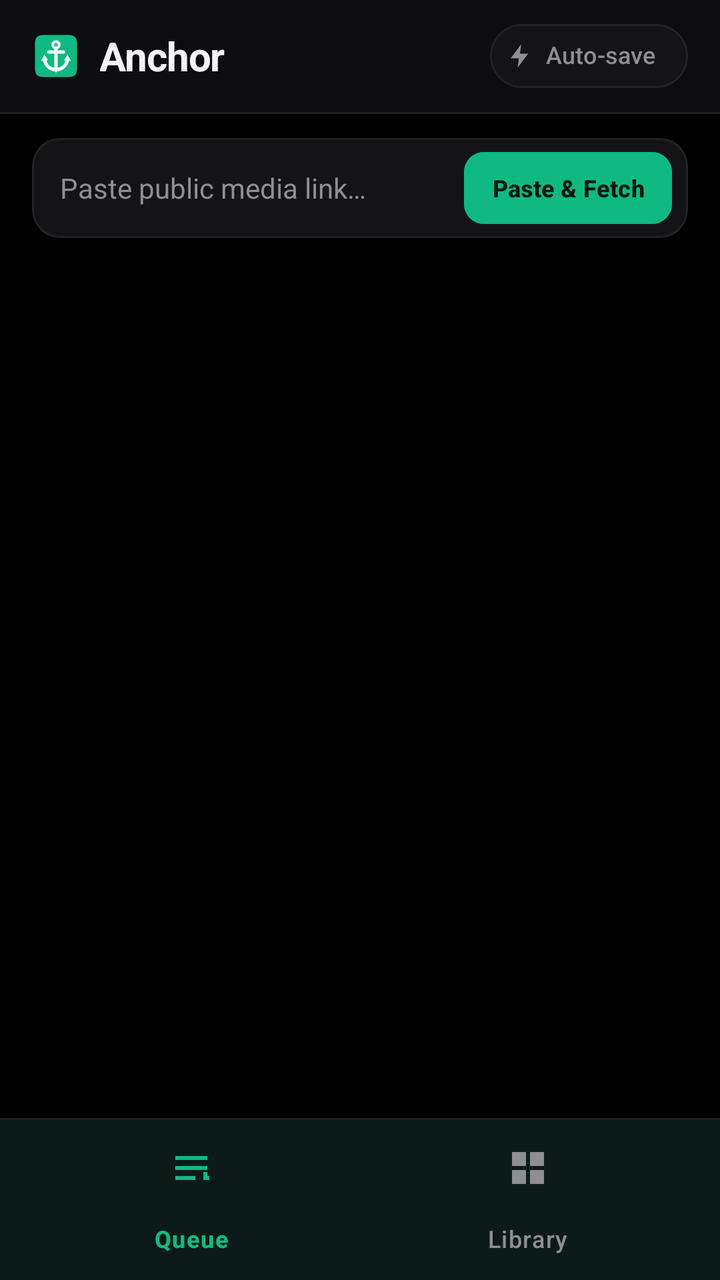
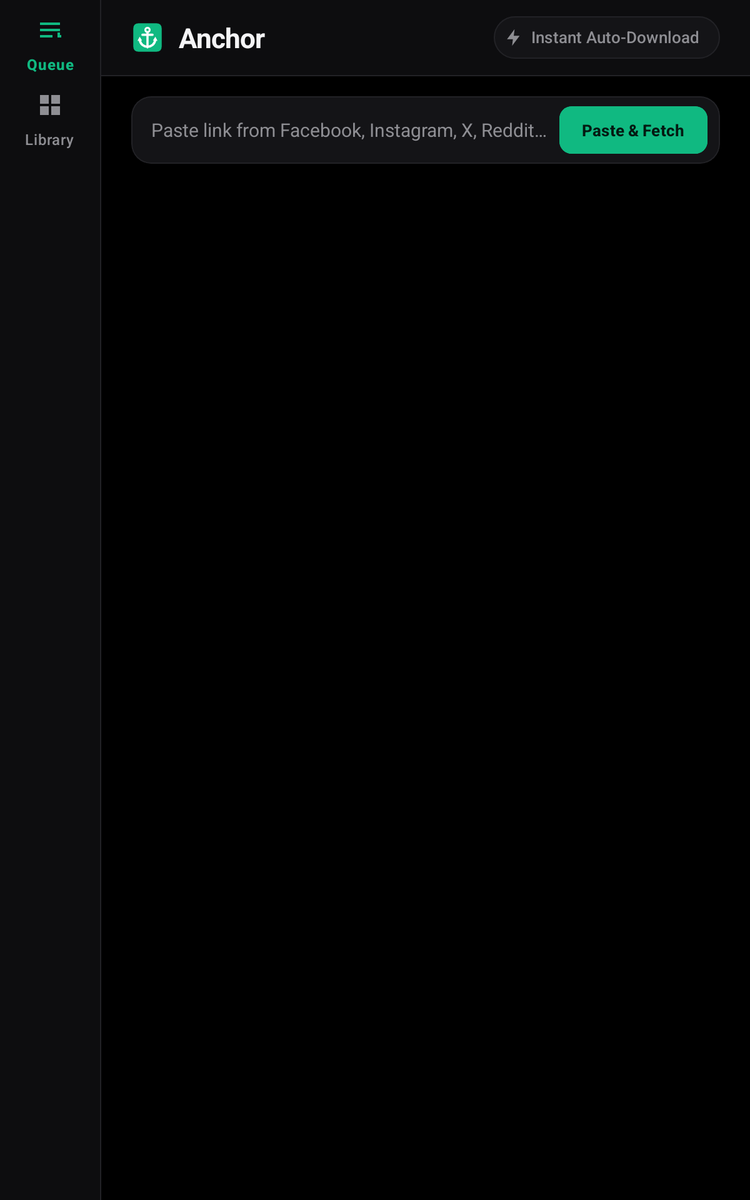

One screen, two layout resources from the same app: the default and the repository's alternative for another configuration. Each is rendered where Android would select it; the XML of both is given below.
<!-- AndroidManifest.xml: application theme Theme.Anchor -->
<!-- res/layout/activity_main.xml -->
<?xml version="1.0" encoding="utf-8"?>
<androidx.constraintlayout.widget.ConstraintLayout xmlns:android="http://schemas.android.com/apk/res/android"
    xmlns:app="http://schemas.android.com/apk/res-auto"
    android:id="@+id/root_main"
    android:layout_width="match_parent"
    android:layout_height="match_parent"
    android:background="@color/oled_black">

    
    <LinearLayout
        android:id="@+id/top_bar_container"
        android:layout_width="0dp"
        android:layout_height="wrap_content"
        android:background="@color/surface_elevated"
        android:orientation="vertical"
        app:layout_constraintEnd_toEndOf="parent"
        app:layout_constraintStart_toStartOf="parent"
        app:layout_constraintTop_toTopOf="parent">

        <LinearLayout
            android:id="@+id/top_bar"
            android:layout_width="match_parent"
            android:layout_height="56dp"
            android:gravity="center_vertical"
            android:orientation="horizontal"
            android:paddingHorizontal="@dimen/page_horizontal_padding">

            <ImageView
                android:layout_width="24dp"
                android:layout_height="24dp"
                android:contentDescription="@string/app_name"
                android:src="@drawable/ic_anchor_mark" />

            <TextView
                android:layout_width="0dp"
                android:layout_height="wrap_content"
                android:layout_marginStart="10dp"
                android:layout_marginEnd="8dp"
                android:layout_weight="1"
                android:ellipsize="end"
                android:letterSpacing="-0.02"
                android:maxLines="1"
                android:text="@string/app_name"
                android:textColor="@color/text_primary"
                android:textSize="20sp"
                android:textStyle="bold" />

            <com.google.android.material.chip.Chip
                android:id="@+id/chip_auto_download"
                style="@style/Widget.Anchor.FilterChip"
                android:layout_width="wrap_content"
                android:layout_height="wrap_content"
                android:checkable="true"
                android:text="@string/auto_download_toggle"
                android:textSize="12sp"
                app:chipIcon="@drawable/ic_bolt"
                app:chipIconEnabled="true"
                app:chipIconSize="14dp"
                app:chipIconTint="@color/chip_text_selector"
                app:chipMinHeight="32dp" />
        </LinearLayout>
    </LinearLayout>

    <View
        android:id="@+id/top_divider"
        android:layout_width="0dp"
        android:layout_height="1dp"
        android:background="@color/stroke_subtle"
        app:layout_constraintEnd_toEndOf="parent"
        app:layout_constraintStart_toStartOf="parent"
        app:layout_constraintTop_toBottomOf="@id/top_bar_container" />

    
    <com.google.android.material.card.MaterialCardView
        android:id="@+id/card_clipboard_banner"
        style="@style/Widget.Anchor.Card"
        android:layout_width="0dp"
        android:layout_height="wrap_content"
        android:layout_marginHorizontal="@dimen/page_horizontal_padding"
        android:layout_marginTop="12dp"
        android:visibility="gone"
        app:cardBackgroundColor="@color/surface_card"
        app:layout_constraintEnd_toEndOf="parent"
        app:layout_constraintStart_toStartOf="parent"
        app:layout_constraintTop_toBottomOf="@id/top_divider"
        app:layout_constraintWidth_max="@dimen/content_max_width"
        app:strokeColor="@color/accent_emerald_muted">

        <LinearLayout
            android:layout_width="match_parent"
            android:layout_height="wrap_content"
            android:gravity="center_vertical"
            android:orientation="horizontal"
            android:paddingHorizontal="12dp"
            android:paddingVertical="10dp">

            <ImageView
                android:id="@+id/iv_clipboard_platform"
                android:layout_width="20dp"
                android:layout_height="20dp"
                android:contentDescription="@null"
                android:src="@drawable/ic_platform_generic"
                app:tint="@color/accent_emerald" />

            <LinearLayout
                android:layout_width="0dp"
                android:layout_height="wrap_content"
                android:layout_marginHorizontal="10dp"
                android:layout_weight="1"
                android:orientation="vertical">

                <TextView
                    android:layout_width="wrap_content"
                    android:layout_height="wrap_content"
                    android:text="@string/clipboard_banner_title"
                    android:textColor="@color/text_primary"
                    android:textSize="13sp"
                    android:textStyle="bold" />

                <TextView
                    android:id="@+id/tv_clipboard_url"
                    android:layout_width="match_parent"
                    android:layout_height="wrap_content"
                    android:ellipsize="end"
                    android:maxLines="1"
                    android:textColor="@color/text_secondary"
                    android:textSize="12sp" />
            </LinearLayout>

            <com.google.android.material.button.MaterialButton
                android:id="@+id/btn_clipboard_download"
                style="@style/Widget.Material3.Button"
                android:layout_width="wrap_content"
                android:layout_height="34dp"
                android:backgroundTint="@color/accent_emerald"
                android:insetTop="0dp"
                android:insetBottom="0dp"
                android:minWidth="0dp"
                android:paddingHorizontal="14dp"
                android:text="@string/clipboard_banner_action"
                android:textColor="@color/on_accent_dark"
                android:textSize="12sp"
                android:textStyle="bold"
                app:cornerRadius="100dp" />

            <ImageButton
                android:id="@+id/btn_clipboard_dismiss"
                android:layout_width="32dp"
                android:layout_height="32dp"
                android:layout_marginStart="4dp"
                android:background="?attr/selectableItemBackgroundBorderless"
                android:contentDescription="@string/action_dismiss"
                android:src="@drawable/ic_close"
                app:tint="@color/text_secondary" />
        </LinearLayout>
    </com.google.android.material.card.MaterialCardView>

    
    <com.google.android.material.card.MaterialCardView
        android:id="@+id/card_input_bar"
        style="@style/Widget.Anchor.Card"
        android:layout_width="0dp"
        android:layout_height="wrap_content"
        android:layout_marginHorizontal="@dimen/page_horizontal_padding"
        android:layout_marginTop="12dp"
        app:cardCornerRadius="14dp"
        app:layout_constraintEnd_toEndOf="parent"
        app:layout_constraintStart_toStartOf="parent"
        app:layout_constraintTop_toBottomOf="@id/card_clipboard_banner"
        app:layout_constraintWidth_max="@dimen/content_max_width">

        <LinearLayout
            android:layout_width="match_parent"
            android:layout_height="wrap_content"
            android:gravity="center_vertical"
            android:minHeight="50dp"
            android:orientation="horizontal"
            android:paddingStart="@dimen/input_horizontal_padding"
            android:paddingEnd="8dp">

            <EditText
                android:id="@+id/et_url_input"
                android:layout_width="0dp"
                android:layout_height="44dp"
                android:layout_weight="1"
                android:background="@null"
                android:ellipsize="end"
                android:hint="@string/hint_paste_url"
                android:imeOptions="actionGo"
                android:importantForAutofill="no"
                android:inputType="textUri"
                android:singleLine="true"
                android:textColor="@color/text_primary"
                android:textColorHint="@color/text_secondary"
                android:textSize="14sp" />

            <ImageButton
                android:id="@+id/btn_clear_url"
                android:layout_width="34dp"
                android:layout_height="34dp"
                android:background="?attr/selectableItemBackgroundBorderless"
                android:contentDescription="@string/action_clear"
                android:src="@drawable/ic_close"
                android:visibility="gone"
                app:tint="@color/text_secondary" />

            <com.google.android.material.button.MaterialButton
                android:id="@+id/btn_paste_fetch"
                style="@style/Widget.Material3.Button"
                android:layout_width="wrap_content"
                android:layout_height="36dp"
                android:layout_marginStart="6dp"
                android:backgroundTint="@color/accent_emerald"
                android:insetTop="0dp"
                android:insetBottom="0dp"
                android:minWidth="0dp"
                android:paddingHorizontal="14dp"
                android:text="@string/action_paste_fetch"
                android:textColor="@color/on_accent_dark"
                android:textSize="12sp"
                android:textStyle="bold"
                app:cornerRadius="10dp" />
        </LinearLayout>
    </com.google.android.material.card.MaterialCardView>

    
    <androidx.viewpager2.widget.ViewPager2
        android:id="@+id/view_pager"
        android:layout_width="0dp"
        android:layout_height="0dp"
        android:layout_marginTop="8dp"
        app:layout_constraintBottom_toTopOf="@id/bottom_divider"
        app:layout_constraintEnd_toEndOf="parent"
        app:layout_constraintStart_toStartOf="parent"
        app:layout_constraintTop_toBottomOf="@id/card_input_bar" />

    <View
        android:id="@+id/bottom_divider"
        android:layout_width="0dp"
        android:layout_height="1dp"
        android:background="@color/stroke_subtle"
        app:layout_constraintBottom_toTopOf="@id/bottom_nav_container"
        app:layout_constraintEnd_toEndOf="parent"
        app:layout_constraintStart_toStartOf="parent" />

    <FrameLayout
        android:id="@+id/bottom_nav_container"
        android:layout_width="0dp"
        android:layout_height="wrap_content"
        android:background="@color/surface_elevated"
        app:layout_constraintBottom_toBottomOf="parent"
        app:layout_constraintEnd_toEndOf="parent"
        app:layout_constraintStart_toStartOf="parent">

        <com.google.android.material.bottomnavigation.BottomNavigationView
            android:id="@+id/bottom_nav"
            android:layout_width="match_parent"
            android:layout_height="wrap_content"
            android:background="@color/surface_elevated"
            app:itemActiveIndicatorStyle="@null"
            app:itemIconTint="@color/chip_text_selector"
            app:itemRippleColor="@color/accent_surface_tint"
            app:itemTextColor="@color/chip_text_selector"
            app:labelVisibilityMode="labeled"
            app:menu="@menu/bottom_nav_menu" />
    </FrameLayout>

</androidx.constraintlayout.widget.ConstraintLayout>
<!-- resources referenced by this layout -->
<resources>
  <color name="accent_emerald">#10B981</color>
  <color name="accent_emerald_muted">#2E10B981</color>
  <color name="accent_surface_tint">#1410B981</color>
  <color name="oled_black">#000000</color>
  <color name="on_accent_dark">#041A12</color>
  <color name="stroke_subtle">#222226</color>
  <color name="surface_card">#141417</color>
  <color name="surface_elevated">#0D0D0F</color>
  <color name="text_primary">#F4F4F6</color>
  <color name="text_secondary">#8E8E93</color>
  <dimen name="content_max_width">760dp</dimen>
  <!-- from res/values-sw360dp/ -->
  <dimen name="input_horizontal_padding">14dp</dimen>
  <!-- from res/values-sw360dp/ -->
  <dimen name="page_horizontal_padding">16dp</dimen>
  <!-- drawable ic_bolt (drawable) -->
  <?xml version="1.0" encoding="utf-8"?>
  <vector xmlns:android="http://schemas.android.com/apk/res/android"
      android:width="24dp"
      android:height="24dp"
      android:viewportWidth="24"
      android:viewportHeight="24">
      <path
          android:fillColor="#F4F4F6"
          android:pathData="M13,2L4,14h7l-1,8 9,-12h-7l1,-8z" />
  </vector>
  <!-- drawable ic_close (drawable) -->
  <?xml version="1.0" encoding="utf-8"?>
  <vector xmlns:android="http://schemas.android.com/apk/res/android"
      android:width="24dp"
      android:height="24dp"
      android:viewportWidth="24"
      android:viewportHeight="24">
      <path
          android:fillColor="#F4F4F6"
          android:pathData="M19,6.41L17.59,5L12,10.59L6.41,5L5,6.41L10.59,12L5,17.59L6.41,19L12,13.41L17.59,19L19,17.59L13.41,12z" />
  </vector>
  <string name="action_clear">Clear URL</string>
  <string name="action_dismiss">Dismiss</string>
  <!-- from res/values-sw360dp/ -->
  <string name="action_paste_fetch">Paste &amp; Fetch</string>
  <string name="app_name">Anchor</string>
  <string name="auto_download_toggle">Auto-save</string>
  <string name="clipboard_banner_action">Fetch</string>
  <string name="clipboard_banner_title">Link Detected — Download</string>
  <!-- from res/values-sw360dp/ -->
  <string name="hint_paste_url">Paste public media link…</string>
  <style name="Widget.Anchor.Card" parent="Widget.Material3.CardView.Outlined">
          <item name="cardBackgroundColor">@color/surface_card</item>
          <item name="cardElevation">0dp</item>
          <item name="strokeColor">@color/stroke_subtle</item>
          <item name="strokeWidth">1dp</item>
          <item name="cardCornerRadius">16dp</item>
      </style>
  <color name="status_error">#EF4444</color>
  <style name="Theme.Anchor.BottomSheetDialog" parent="ThemeOverlay.Material3.BottomSheetDialog">
          <item name="bottomSheetStyle">@style/Widget.Anchor.BottomSheet.Modal</item>
          <item name="android:windowIsFloating">false</item>
          <item name="android:statusBarColor">@android:color/transparent</item>
          <item name="android:navigationBarColor">@color/surface_elevated</item>
          <item name="android:windowSoftInputMode">adjustResize</item>
      </style>
  <style name="Widget.Anchor.BottomSheet.Modal" parent="Widget.Material3.BottomSheet.Modal">
          <item name="backgroundTint">@android:color/transparent</item>
          <item name="android:background">@android:color/transparent</item>
          <item name="shapeAppearance">@style/ShapeAppearance.Anchor.BottomSheet</item>
      </style>
  <style name="ShapeAppearance.Anchor.BottomSheet" parent="ShapeAppearance.Material3.Corner.ExtraLarge">
          <item name="cornerFamily">rounded</item>
          <item name="cornerSizeTopLeft">24dp</item>
          <item name="cornerSizeTopRight">24dp</item>
          <item name="cornerSizeBottomLeft">0dp</item>
          <item name="cornerSizeBottomRight">0dp</item>
      </style>
  <!-- some entries are left out for length -->
</resources>
<!-- res/layout-sw600dp/activity_main.xml (the repository's variant of the layout above) -->
<!-- drawn on a 7-inch tablet held upright -->
<?xml version="1.0" encoding="utf-8"?>
<androidx.constraintlayout.widget.ConstraintLayout xmlns:android="http://schemas.android.com/apk/res/android"
    xmlns:app="http://schemas.android.com/apk/res-auto"
    android:id="@+id/root_main"
    android:layout_width="match_parent"
    android:layout_height="match_parent"
    android:background="@color/oled_black">

    
    <com.google.android.material.navigationrail.NavigationRailView
        android:id="@+id/nav_rail"
        android:layout_width="80dp"
        android:layout_height="0dp"
        android:background="@color/surface_elevated"
        app:itemActiveIndicatorStyle="@null"
        app:itemIconTint="@color/chip_text_selector"
        app:itemRippleColor="@color/accent_surface_tint"
        app:itemTextColor="@color/chip_text_selector"
        app:labelVisibilityMode="labeled"
        app:layout_constraintBottom_toBottomOf="parent"
        app:layout_constraintStart_toStartOf="parent"
        app:layout_constraintTop_toTopOf="parent"
        app:menu="@menu/bottom_nav_menu"
        app:menuGravity="top" />

    <View
        android:id="@+id/rail_divider"
        android:layout_width="1dp"
        android:layout_height="0dp"
        android:background="@color/stroke_subtle"
        app:layout_constraintBottom_toBottomOf="parent"
        app:layout_constraintStart_toEndOf="@id/nav_rail"
        app:layout_constraintTop_toTopOf="parent" />

    
    <LinearLayout
        android:id="@+id/top_bar_container"
        android:layout_width="0dp"
        android:layout_height="wrap_content"
        android:background="@color/surface_elevated"
        android:orientation="vertical"
        app:layout_constraintEnd_toEndOf="parent"
        app:layout_constraintStart_toEndOf="@id/rail_divider"
        app:layout_constraintTop_toTopOf="parent">

        <LinearLayout
            android:id="@+id/top_bar"
            android:layout_width="match_parent"
            android:layout_height="60dp"
            android:gravity="center_vertical"
            android:orientation="horizontal"
            android:paddingHorizontal="@dimen/page_horizontal_padding">

            <ImageView
                android:layout_width="26dp"
                android:layout_height="26dp"
                android:contentDescription="@string/app_name"
                android:src="@drawable/ic_anchor_mark" />

            <TextView
                android:layout_width="0dp"
                android:layout_height="wrap_content"
                android:layout_marginStart="12dp"
                android:layout_marginEnd="12dp"
                android:layout_weight="1"
                android:ellipsize="end"
                android:letterSpacing="-0.02"
                android:maxLines="1"
                android:text="@string/app_name"
                android:textColor="@color/text_primary"
                android:textSize="22sp"
                android:textStyle="bold" />

            <com.google.android.material.chip.Chip
                android:id="@+id/chip_auto_download"
                style="@style/Widget.Anchor.FilterChip"
                android:layout_width="wrap_content"
                android:layout_height="wrap_content"
                android:checkable="true"
                android:text="@string/auto_download_toggle"
                android:textSize="13sp"
                app:chipIcon="@drawable/ic_bolt"
                app:chipIconEnabled="true"
                app:chipIconSize="16dp"
                app:chipIconTint="@color/chip_text_selector" />
        </LinearLayout>
    </LinearLayout>

    <View
        android:id="@+id/top_divider"
        android:layout_width="0dp"
        android:layout_height="1dp"
        android:background="@color/stroke_subtle"
        app:layout_constraintEnd_toEndOf="parent"
        app:layout_constraintStart_toEndOf="@id/rail_divider"
        app:layout_constraintTop_toBottomOf="@id/top_bar_container" />

    
    <com.google.android.material.card.MaterialCardView
        android:id="@+id/card_clipboard_banner"
        style="@style/Widget.Anchor.Card"
        android:layout_width="0dp"
        android:layout_height="wrap_content"
        android:layout_marginHorizontal="@dimen/page_horizontal_padding"
        android:layout_marginTop="16dp"
        android:visibility="gone"
        app:cardBackgroundColor="@color/surface_card"
        app:layout_constraintEnd_toEndOf="parent"
        app:layout_constraintStart_toEndOf="@id/rail_divider"
        app:layout_constraintTop_toBottomOf="@id/top_divider"
        app:layout_constraintWidth_max="@dimen/content_max_width"
        app:strokeColor="@color/accent_emerald_muted">

        <LinearLayout
            android:layout_width="match_parent"
            android:layout_height="wrap_content"
            android:gravity="center_vertical"
            android:orientation="horizontal"
            android:paddingHorizontal="14dp"
            android:paddingVertical="12dp">

            <ImageView
                android:id="@+id/iv_clipboard_platform"
                android:layout_width="22dp"
                android:layout_height="22dp"
                android:contentDescription="@null"
                android:src="@drawable/ic_platform_generic"
                app:tint="@color/accent_emerald" />

            <LinearLayout
                android:layout_width="0dp"
                android:layout_height="wrap_content"
                android:layout_marginHorizontal="12dp"
                android:layout_weight="1"
                android:orientation="vertical">

                <TextView
                    android:layout_width="wrap_content"
                    android:layout_height="wrap_content"
                    android:text="@string/clipboard_banner_title"
                    android:textColor="@color/text_primary"
                    android:textSize="14sp"
                    android:textStyle="bold" />

                <TextView
                    android:id="@+id/tv_clipboard_url"
                    android:layout_width="match_parent"
                    android:layout_height="wrap_content"
                    android:ellipsize="end"
                    android:maxLines="1"
                    android:textColor="@color/text_secondary"
                    android:textSize="12sp" />
            </LinearLayout>

            <com.google.android.material.button.MaterialButton
                android:id="@+id/btn_clipboard_download"
                style="@style/Widget.Material3.Button"
                android:layout_width="wrap_content"
                android:layout_height="36dp"
                android:backgroundTint="@color/accent_emerald"
                android:insetTop="0dp"
                android:insetBottom="0dp"
                android:minWidth="0dp"
                android:paddingHorizontal="16dp"
                android:text="@string/clipboard_banner_action"
                android:textColor="@color/on_accent_dark"
                android:textSize="13sp"
                android:textStyle="bold"
                app:cornerRadius="100dp" />

            <ImageButton
                android:id="@+id/btn_clipboard_dismiss"
                android:layout_width="36dp"
                android:layout_height="36dp"
                android:layout_marginStart="4dp"
                android:background="?attr/selectableItemBackgroundBorderless"
                android:contentDescription="@string/action_dismiss"
                android:src="@drawable/ic_close"
                app:tint="@color/text_secondary" />
        </LinearLayout>
    </com.google.android.material.card.MaterialCardView>

    
    <com.google.android.material.card.MaterialCardView
        android:id="@+id/card_input_bar"
        style="@style/Widget.Anchor.Card"
        android:layout_width="0dp"
        android:layout_height="wrap_content"
        android:layout_marginHorizontal="@dimen/page_horizontal_padding"
        android:layout_marginTop="16dp"
        app:cardCornerRadius="16dp"
        app:layout_constraintEnd_toEndOf="parent"
        app:layout_constraintStart_toEndOf="@id/rail_divider"
        app:layout_constraintTop_toBottomOf="@id/card_clipboard_banner"
        app:layout_constraintWidth_max="@dimen/content_max_width">

        <LinearLayout
            android:layout_width="match_parent"
            android:layout_height="wrap_content"
            android:gravity="center_vertical"
            android:minHeight="54dp"
            android:orientation="horizontal"
            android:paddingStart="@dimen/input_horizontal_padding"
            android:paddingEnd="10dp">

            <EditText
                android:id="@+id/et_url_input"
                android:layout_width="0dp"
                android:layout_height="48dp"
                android:layout_weight="1"
                android:background="@null"
                android:ellipsize="end"
                android:hint="@string/hint_paste_url"
                android:imeOptions="actionGo"
                android:importantForAutofill="no"
                android:inputType="textUri"
                android:singleLine="true"
                android:textColor="@color/text_primary"
                android:textColorHint="@color/text_secondary"
                android:textSize="15sp" />

            <ImageButton
                android:id="@+id/btn_clear_url"
                android:layout_width="36dp"
                android:layout_height="36dp"
                android:background="?attr/selectableItemBackgroundBorderless"
                android:contentDescription="@string/action_clear"
                android:src="@drawable/ic_close"
                android:visibility="gone"
                app:tint="@color/text_secondary" />

            <com.google.android.material.button.MaterialButton
                android:id="@+id/btn_paste_fetch"
                style="@style/Widget.Material3.Button"
                android:layout_width="wrap_content"
                android:layout_height="38dp"
                android:layout_marginStart="8dp"
                android:backgroundTint="@color/accent_emerald"
                android:insetTop="0dp"
                android:insetBottom="0dp"
                android:minWidth="0dp"
                android:paddingHorizontal="18dp"
                android:text="@string/action_paste_fetch"
                android:textColor="@color/on_accent_dark"
                android:textSize="13sp"
                android:textStyle="bold"
                app:cornerRadius="10dp" />
        </LinearLayout>
    </com.google.android.material.card.MaterialCardView>

    
    <androidx.viewpager2.widget.ViewPager2
        android:id="@+id/view_pager"
        android:layout_width="0dp"
        android:layout_height="0dp"
        android:layout_marginTop="12dp"
        app:layout_constraintBottom_toBottomOf="parent"
        app:layout_constraintEnd_toEndOf="parent"
        app:layout_constraintStart_toEndOf="@id/rail_divider"
        app:layout_constraintTop_toBottomOf="@id/card_input_bar" />

</androidx.constraintlayout.widget.ConstraintLayout>
<!-- resources referenced by the variant -->
<!-- as a 7-inch tablet held upright resolves them -->
<resources>
  <color name="accent_emerald">#10B981</color>
  <color name="accent_emerald_muted">#2E10B981</color>
  <color name="accent_surface_tint">#1410B981</color>
  <color name="oled_black">#000000</color>
  <color name="on_accent_dark">#041A12</color>
  <color name="stroke_subtle">#222226</color>
  <color name="surface_card">#141417</color>
  <color name="surface_elevated">#0D0D0F</color>
  <color name="text_primary">#F4F4F6</color>
  <color name="text_secondary">#8E8E93</color>
  <dimen name="content_max_width">760dp</dimen>
  <!-- from res/values-sw600dp/ -->
  <dimen name="input_horizontal_padding">16dp</dimen>
  <!-- from res/values-sw600dp/ -->
  <dimen name="page_horizontal_padding">24dp</dimen>
  <!-- drawable ic_bolt (drawable) -->
  <?xml version="1.0" encoding="utf-8"?>
  <vector xmlns:android="http://schemas.android.com/apk/res/android"
      android:width="24dp"
      android:height="24dp"
      android:viewportWidth="24"
      android:viewportHeight="24">
      <path
          android:fillColor="#F4F4F6"
          android:pathData="M13,2L4,14h7l-1,8 9,-12h-7l1,-8z" />
  </vector>
  <!-- drawable ic_close (drawable) -->
  <?xml version="1.0" encoding="utf-8"?>
  <vector xmlns:android="http://schemas.android.com/apk/res/android"
      android:width="24dp"
      android:height="24dp"
      android:viewportWidth="24"
      android:viewportHeight="24">
      <path
          android:fillColor="#F4F4F6"
          android:pathData="M19,6.41L17.59,5L12,10.59L6.41,5L5,6.41L10.59,12L5,17.59L6.41,19L12,13.41L17.59,19L19,17.59L13.41,12z" />
  </vector>
  <string name="action_clear">Clear URL</string>
  <string name="action_dismiss">Dismiss</string>
  <!-- from res/values-sw360dp/ -->
  <string name="action_paste_fetch">Paste &amp; Fetch</string>
  <string name="app_name">Anchor</string>
  <!-- from res/values-sw600dp/ -->
  <string name="auto_download_toggle">Instant Auto-Download</string>
  <string name="clipboard_banner_action">Fetch</string>
  <string name="clipboard_banner_title">Link Detected — Download</string>
  <!-- from res/values-sw600dp/ -->
  <string name="hint_paste_url">Paste link from Facebook, Instagram, X, Reddit, or any public site…</string>
  <style name="Widget.Anchor.Card" parent="Widget.Material3.CardView.Outlined">
          <item name="cardBackgroundColor">@color/surface_card</item>
          <item name="cardElevation">0dp</item>
          <item name="strokeColor">@color/stroke_subtle</item>
          <item name="strokeWidth">1dp</item>
          <item name="cardCornerRadius">16dp</item>
      </style>
  <color name="status_error">#EF4444</color>
  <style name="Theme.Anchor.BottomSheetDialog" parent="ThemeOverlay.Material3.BottomSheetDialog">
          <item name="bottomSheetStyle">@style/Widget.Anchor.BottomSheet.Modal</item>
          <item name="android:windowIsFloating">false</item>
          <item name="android:statusBarColor">@android:color/transparent</item>
          <item name="android:navigationBarColor">@color/surface_elevated</item>
          <item name="android:windowSoftInputMode">adjustResize</item>
      </style>
  <style name="Widget.Anchor.BottomSheet.Modal" parent="Widget.Material3.BottomSheet.Modal">
          <item name="backgroundTint">@android:color/transparent</item>
          <item name="android:background">@android:color/transparent</item>
          <item name="shapeAppearance">@style/ShapeAppearance.Anchor.BottomSheet</item>
      </style>
  <style name="ShapeAppearance.Anchor.BottomSheet" parent="ShapeAppearance.Material3.Corner.ExtraLarge">
          <item name="cornerFamily">rounded</item>
          <item name="cornerSizeTopLeft">24dp</item>
          <item name="cornerSizeTopRight">24dp</item>
          <item name="cornerSizeBottomLeft">0dp</item>
          <item name="cornerSizeBottomRight">0dp</item>
      </style>
  <!-- some entries are left out for length -->
</resources>
